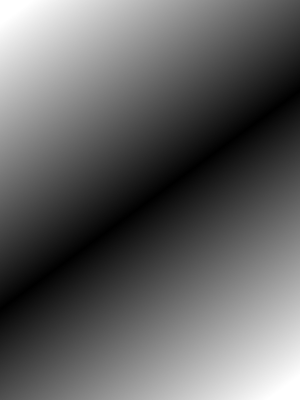
#> input picture img/diagonal_negra.png, 300 x 400 px
$ python binarizar.py
#> lines starting #> are read from the running program, lines starting #| are printed output that depends on the picture; after the words box and inside, x2 and y2 are one past the last pixel; in counts of white or black regions, pixels touching at a corner belong together
### utils/Img.py
import numpy as np
from matplotlib import pyplot as plt
import cv2 as cv

ROJO = (0, 0, 255)
VERDE = (0, 255, 0)
AZUL = (255, 0, 0)
TRANSPARENTE = (0, 0, 0, 0)


def cargar_imagen(route: str = 'img/kong.jpg', window_name: str = 'prueba1', mostrar=False) -> np.ndarray:
#> called with route = '../img/diagonal_negra.png', window_name = 'prueba1', mostrar = False
    src = cv.imread(route)
#> src is the input picture: shape (400, 300, 3); min 0, max 255, mean 98.2
    if mostrar:
        cv.namedWindow(window_name, cv.WINDOW_AUTOSIZE)
        cv.imshow(window_name, src)
        cv.waitKey(0)
    return src


# [42 lines left out: functions print_image_info, show_3_gray, separar_rgb, separar_hsv, separar_luv, not called in this run]


def unir_colores(red, green, blue):
    return cv.merge([blue, green, red])


# [54 lines left out: functions escala_grises, ver_todos_los_grises, restar_imagenes, sumar_imagenes, multiplicar_imagenes, dividir_imanenes and 1 more, not called in this run]


def mostrar(img, gris=False):
    if gris:
        plt.imshow(img, cmap="gray")
    else:
        plt.imshow(img)
    plt.show()


# [100 lines left out: functions mostrar_rgb, binarizar, binarizar_inv, normalizar_entre_01, mostar_histograma, histograma_equalized and 4 more, not called in this run]

### operaciones-imagenes/binarizar.py
from utils import Img
import cv2 as cv
import matplotlib.pyplot as plt


def binarizar(image):
    image = cv.cvtColor(image, cv.COLOR_BGR2GRAY)
    Img.mostrar(image, gris=True)
    image_bin2 = cv.threshold(image, 200, 255, cv.THRESH_BINARY)[1]
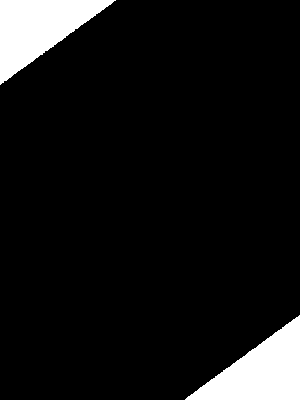
#> image_bin2: shape (400, 300); 8.3% white; 2 white regions, box (x1, y1, x2, y2) and area: (185, 315, 300, 400) 4968, (0, 0, 116, 85) 4965
    image_bin3 = cv.threshold(image, 200, 255, cv.THRESH_BINARY_INV)[1]
    image_bin4 = cv.threshold(image, 127, 255, cv.THRESH_TRUNC)[1]
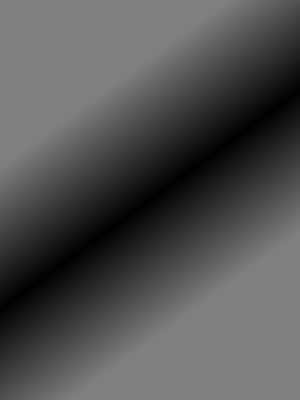
#> image_bin4: shape (400, 300); min 0, max 127, mean 82.3
    image_bin5 = cv.threshold(image, 127, 255, cv.THRESH_TOZERO)[1]
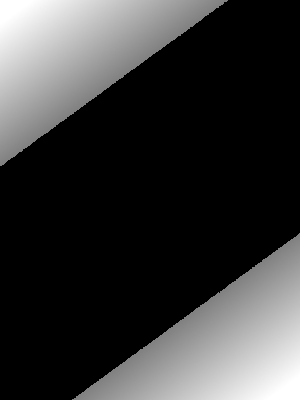
#> image_bin5: shape (400, 300); min 0, max 255, mean 56.2
    image_bin6 = cv.threshold(image, 0, 100, cv.THRESH_BINARY | cv.THRESH_OTSU)[1]
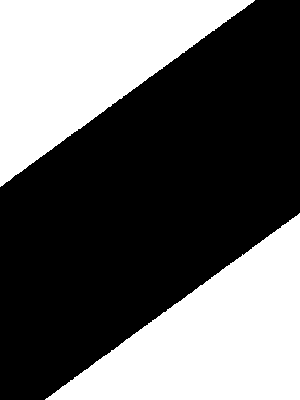
#> image_bin6: shape (400, 300); values 0 (black) and 100 (white), 39.9% white; 2 white regions, box (x1, y1, x2, y2) and area: (0, 0, 255, 187) 23933, (45, 213, 300, 400) 23930

    fig, (ax) = plt.subplots(1, 6)
    ax[0].imshow(image, cmap="gray")
    ax[1].imshow(image_bin2, cmap="gray")
    ax[2].imshow(image_bin3, cmap="gray")
    ax[3].imshow(image_bin4, cmap="gray")
    ax[4].imshow(image_bin5, cmap="gray")
    ax[5].imshow(image_bin6, cmap="gray")
    plt.show()
#> call 2 of cargar_imagen, with route = '../img/sudoku.png', window_name = 'prueba1', mostrar = False
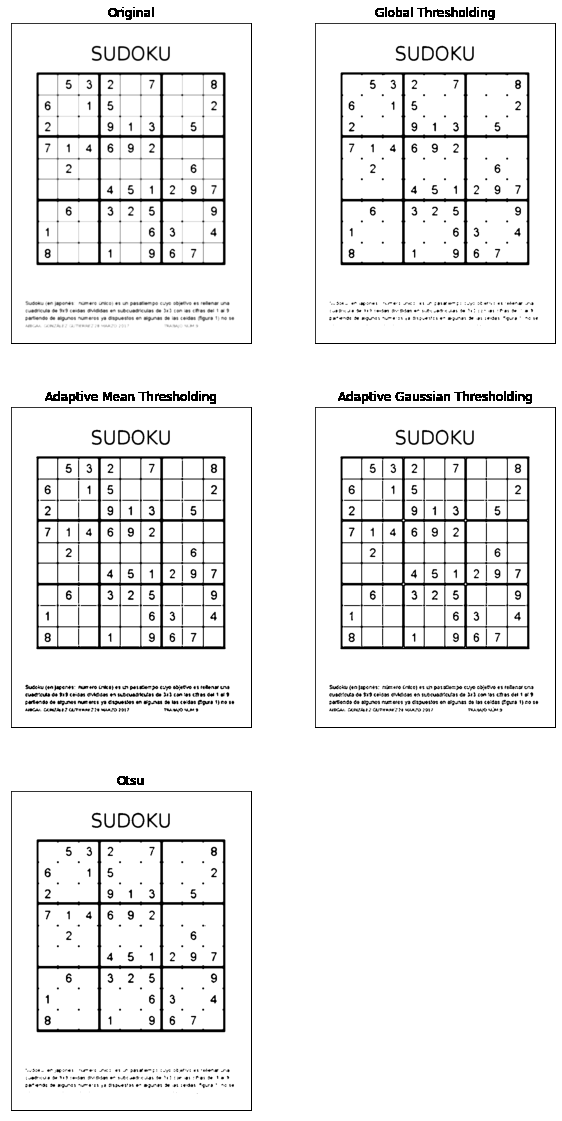
#> input picture img/sudoku.png, 562 x 1121 px
#> in cargar_imagen, src is the input picture: shape (1121, 562, 3); min 0, max 255, mean 238.1


def binarizar2(image):
    image = cv.cvtColor(image, cv.COLOR_RGB2GRAY)
#> image: shape (1121, 562)
    image = cv.medianBlur(image, 5)
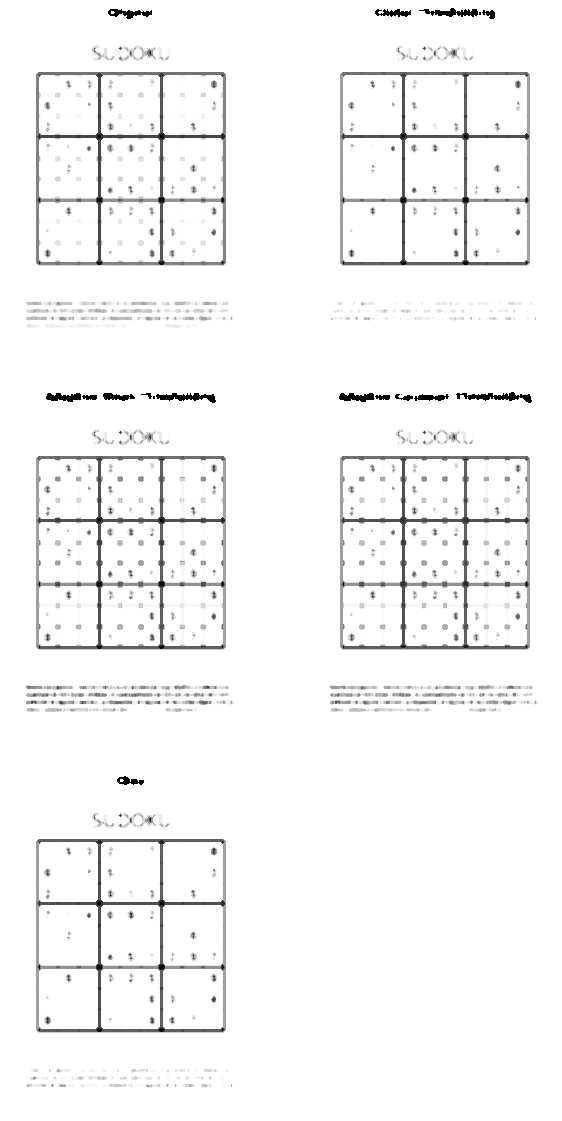
#> image: shape (1121, 562); min 0, max 255, mean 246.2

    # Global thresholding
    ret, th1 = cv.threshold(image, 127, 255, cv.THRESH_BINARY)
#> th1: shape (1121, 562); 97% white; 319 black regions (290 under 20 px), largest, box (x1, y1, x2, y2) and area: (341, 456, 529, 649) 2991, (37, 456, 225, 649) 2989, (341, 72, 529, 265) 2888
    # Adaptive thresholding
    th2 = cv.adaptiveThreshold(image, 255, cv.ADAPTIVE_THRESH_MEAN_C, cv.THRESH_BINARY, 11, 2)
#> th2: shape (1121, 562); 92.1% white; 642 black regions (147 under 20 px), largest, box (x1, y1, x2, y2) and area: (36, 456, 226, 650) 5128, (340, 456, 530, 650) 5128, (36, 72, 226, 266) 4987
    th3 = cv.adaptiveThreshold(image, 255, cv.ADAPTIVE_THRESH_GAUSSIAN_C, cv.THRESH_BINARY, 11, 2)
#> th3: shape (1121, 562); 92.7% white; 791 black regions (313 under 20 px), largest, box (x1, y1, x2, y2) and area: (340, 456, 530, 649) 4996, (36, 456, 226, 649) 4959, (36, 72, 226, 265) 4610
    ret, th4 = cv.threshold(image, 0, 255, cv.THRESH_OTSU)
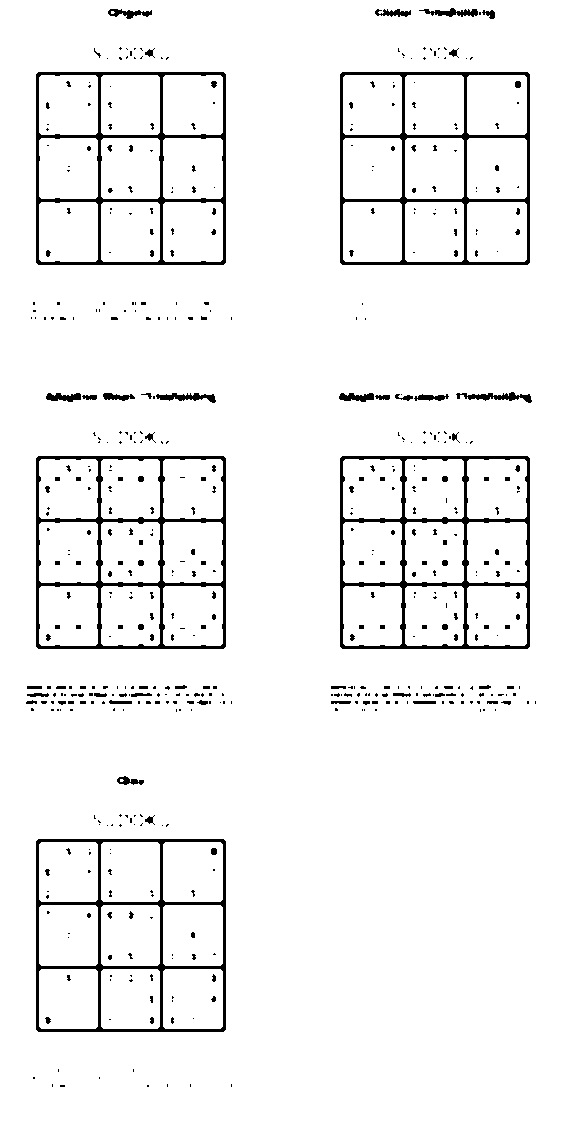
#> th4: shape (1121, 562); 94.9% white; 531 black regions (403 under 20 px), largest, box (x1, y1, x2, y2) and area: (340, 456, 530, 649) 4972, (36, 456, 226, 649) 4931, (36, 72, 226, 265) 4638
#> ret = 179
    # Plotting the images using matplotlib
    titles = ['Original', 'Global Thresholding',
              'Adaptive Mean Thresholding', 'Adaptive Gaussian Thresholding', 'Otsu']
    images = [image, th1, th2, th3, th4]
    # Specifying the grid size
    plt.figure(figsize=(10, 20))
    # Number of images in the grid 2*2 = 4
    for i in range(5):
        plt.subplot(3, 2, i + 1), plt.imshow(images[i], 'gray')
        plt.title(titles[i])
        plt.xticks([]), plt.yticks([])

    # Displaying the grid
    plt.show()


def main():
    image = Img.cargar_imagen("../img/diagonal_negra.png")
    binarizar(image)
    image2 = Img.cargar_imagen("../img/sudoku.png")
    binarizar2(image2)
    pass


if __name__ == '__main__':
    main()
